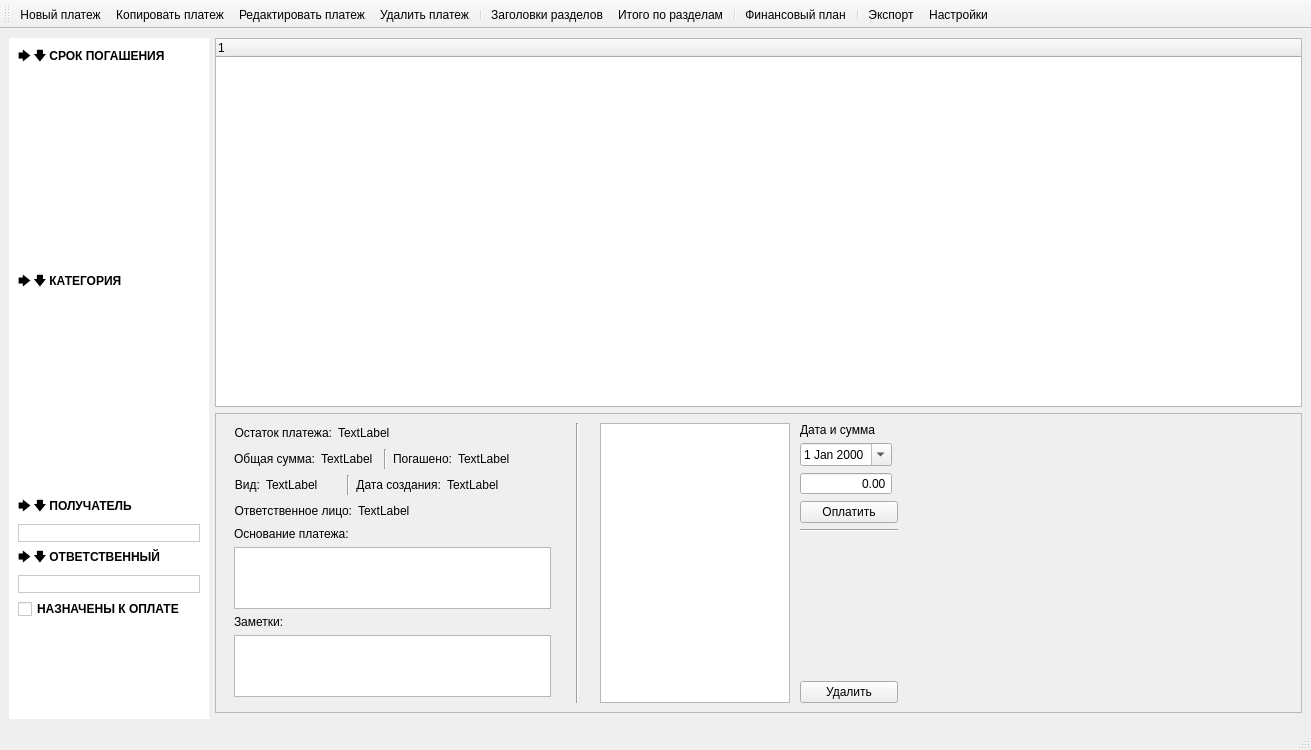
<?xml version="1.0" encoding="UTF-8"?>
<ui version="4.0">
 <class>MainWindow</class>
 <widget class="QMainWindow" name="MainWindow">
  <property name="geometry">
   <rect>
    <x>0</x>
    <y>0</y>
    <width>1311</width>
    <height>750</height>
   </rect>
  </property>
  <property name="minimumSize">
   <size>
    <width>1300</width>
    <height>750</height>
   </size>
  </property>
  <property name="windowTitle">
   <string>Платежный календарь</string>
  </property>
  <widget class="QWidget" name="centralwidget">
   <layout class="QGridLayout" name="gridLayout">
    <item row="0" column="1">
     <widget class="EventWidget" name="trw_event"/>
    </item>
    <item row="0" column="0" rowspan="3">
     <widget class="QWidget" name="wdg_eventfilter" native="true">
      <property name="minimumSize">
       <size>
        <width>200</width>
        <height>0</height>
       </size>
      </property>
      <property name="maximumSize">
       <size>
        <width>200</width>
        <height>16777215</height>
       </size>
      </property>
      <property name="styleSheet">
       <string notr="true">background-color:white;</string>
      </property>
      <layout class="QGridLayout" name="gridLayout_2">
       <property name="leftMargin">
        <number>0</number>
       </property>
       <property name="topMargin">
        <number>0</number>
       </property>
       <property name="rightMargin">
        <number>0</number>
       </property>
       <property name="bottomMargin">
        <number>0</number>
       </property>
       <item row="0" column="0">
        <widget class="QScrollArea" name="scrollArea">
         <property name="styleSheet">
          <string notr="true">QPushButton {
    border:none
}</string>
         </property>
         <property name="frameShape">
          <enum>QFrame::Shape::NoFrame</enum>
         </property>
         <property name="lineWidth">
          <number>1</number>
         </property>
         <property name="widgetResizable">
          <bool>true</bool>
         </property>
         <widget class="QWidget" name="scrollAreaWidgetContents">
          <property name="geometry">
           <rect>
            <x>0</x>
            <y>0</y>
            <width>200</width>
            <height>677</height>
           </rect>
          </property>
          <layout class="QGridLayout" name="gridLayout_3">
           <item row="9" column="0" colspan="2">
            <widget class="QLineEdit" name="le_responsiblefilter">
             <property name="styleSheet">
              <string notr="true">border: 1px solid #cbcbcb</string>
             </property>
             <property name="clearButtonEnabled">
              <bool>true</bool>
             </property>
            </widget>
           </item>
           <item row="8" column="0" colspan="2">
            <widget class="SwitchPushButton" name="spb_responsible">
             <property name="font">
              <font>
               <bold>true</bold>
              </font>
             </property>
             <property name="styleSheet">
              <string notr="true">border-width: 0px; text-align: left;</string>
             </property>
             <property name="text">
              <string>🡆 🡇 ОТВЕТСТВЕННЫЙ</string>
             </property>
            </widget>
           </item>
           <item row="6" column="0" colspan="2">
            <widget class="SwitchPushButton" name="spb_receiver">
             <property name="font">
              <font>
               <bold>true</bold>
              </font>
             </property>
             <property name="styleSheet">
              <string notr="true">border-width: 0px; text-align: left;</string>
             </property>
             <property name="text">
              <string>🡆 🡇 ПОЛУЧАТЕЛЬ</string>
             </property>
            </widget>
           </item>
           <item row="5" column="0" colspan="2">
            <widget class="CategoryFilterListWidget" name="lw_category">
             <property name="sizePolicy">
              <sizepolicy hsizetype="Preferred" vsizetype="Preferred">
               <horstretch>0</horstretch>
               <verstretch>0</verstretch>
              </sizepolicy>
             </property>
             <property name="frameShape">
              <enum>QFrame::Shape::NoFrame</enum>
             </property>
             <property name="iconSize">
              <size>
               <width>17</width>
               <height>17</height>
              </size>
             </property>
            </widget>
           </item>
           <item row="11" column="0" colspan="2">
            <spacer name="verticalSpacer">
             <property name="orientation">
              <enum>Qt::Orientation::Vertical</enum>
             </property>
             <property name="sizeType">
              <enum>QSizePolicy::Policy::Expanding</enum>
             </property>
             <property name="sizeHint" stdset="0">
              <size>
               <width>20</width>
               <height>40</height>
              </size>
             </property>
            </spacer>
           </item>
           <item row="2" column="0" colspan="2">
            <widget class="TermFilterListWidget" name="lw_term">
             <property name="sizePolicy">
              <sizepolicy hsizetype="Preferred" vsizetype="Preferred">
               <horstretch>0</horstretch>
               <verstretch>0</verstretch>
              </sizepolicy>
             </property>
             <property name="frameShape">
              <enum>QFrame::Shape::NoFrame</enum>
             </property>
             <property name="iconSize">
              <size>
               <width>17</width>
               <height>17</height>
              </size>
             </property>
            </widget>
           </item>
           <item row="1" column="0" colspan="2">
            <widget class="SwitchPushButton" name="spb_term">
             <property name="font">
              <font>
               <bold>true</bold>
              </font>
             </property>
             <property name="styleSheet">
              <string notr="true">border-width: 0px; text-align: left;</string>
             </property>
             <property name="text">
              <string>🡆 🡇 СРОК ПОГАШЕНИЯ</string>
             </property>
            </widget>
           </item>
           <item row="7" column="0" colspan="2">
            <widget class="QLineEdit" name="le_receiverfilter">
             <property name="styleSheet">
              <string notr="true">border: 1px solid #cbcbcb</string>
             </property>
             <property name="clearButtonEnabled">
              <bool>true</bool>
             </property>
            </widget>
           </item>
           <item row="3" column="0" colspan="2">
            <widget class="SwitchPushButton" name="spb_category">
             <property name="font">
              <font>
               <bold>true</bold>
              </font>
             </property>
             <property name="styleSheet">
              <string notr="true">border-width: 0px; text-align: left;</string>
             </property>
             <property name="text">
              <string>🡆 🡇 КАТЕГОРИЯ</string>
             </property>
            </widget>
           </item>
           <item row="10" column="0" colspan="2">
            <widget class="QCheckBox" name="chb_paytoday">
             <property name="font">
              <font>
               <bold>true</bold>
              </font>
             </property>
             <property name="text">
              <string>НАЗНАЧЕНЫ К ОПЛАТЕ</string>
             </property>
            </widget>
           </item>
          </layout>
         </widget>
        </widget>
       </item>
      </layout>
     </widget>
    </item>
    <item row="1" column="1">
     <widget class="QStackedWidget" name="stw_eventinfo">
      <property name="maximumSize">
       <size>
        <width>16777215</width>
        <height>300</height>
       </size>
      </property>
      <property name="frameShape">
       <enum>QFrame::Shape::StyledPanel</enum>
      </property>
      <property name="currentIndex">
       <number>0</number>
      </property>
      <widget class="QWidget" name="descr">
       <layout class="QGridLayout" name="gridLayout_4">
        <property name="bottomMargin">
         <number>9</number>
        </property>
        <item row="1" column="9" rowspan="2">
         <widget class="QWidget" name="wdg_graph" native="true">
          <property name="minimumSize">
           <size>
            <width>350</width>
            <height>0</height>
           </size>
          </property>
          <property name="maximumSize">
           <size>
            <width>350</width>
            <height>16777215</height>
           </size>
          </property>
          <layout class="QGridLayout" name="gridLayout_7">
           <property name="leftMargin">
            <number>0</number>
           </property>
           <property name="topMargin">
            <number>0</number>
           </property>
           <property name="rightMargin">
            <number>8</number>
           </property>
           <property name="bottomMargin">
            <number>0</number>
           </property>
           <property name="spacing">
            <number>0</number>
           </property>
          </layout>
         </widget>
        </item>
        <item row="1" column="10">
         <spacer name="horizontalSpacer_2">
          <property name="orientation">
           <enum>Qt::Orientation::Horizontal</enum>
          </property>
          <property name="sizeHint" stdset="0">
           <size>
            <width>20</width>
            <height>20</height>
           </size>
          </property>
         </spacer>
        </item>
        <item row="1" column="1">
         <spacer name="horizontalSpacer_4">
          <property name="orientation">
           <enum>Qt::Orientation::Horizontal</enum>
          </property>
          <property name="sizeType">
           <enum>QSizePolicy::Policy::Fixed</enum>
          </property>
          <property name="sizeHint" stdset="0">
           <size>
            <width>15</width>
            <height>20</height>
           </size>
          </property>
         </spacer>
        </item>
        <item row="1" column="7" rowspan="2">
         <layout class="QGridLayout" name="gridLayout_5">
          <property name="leftMargin">
           <number>4</number>
          </property>
          <property name="verticalSpacing">
           <number>6</number>
          </property>
          <item row="6" column="0">
           <spacer name="verticalSpacer_3">
            <property name="orientation">
             <enum>Qt::Orientation::Vertical</enum>
            </property>
            <property name="sizeHint" stdset="0">
             <size>
              <width>20</width>
              <height>40</height>
             </size>
            </property>
           </spacer>
          </item>
          <item row="8" column="0" colspan="2">
           <widget class="QPushButton" name="pb_deletepayment">
            <property name="text">
             <string>Удалить</string>
            </property>
           </widget>
          </item>
          <item row="2" column="0">
           <widget class="QDoubleSpinBox" name="dsb_paymentsum">
            <property name="alignment">
             <set>Qt::AlignmentFlag::AlignRight|Qt::AlignmentFlag::AlignTrailing|Qt::AlignmentFlag::AlignVCenter</set>
            </property>
            <property name="buttonSymbols">
             <enum>QAbstractSpinBox::ButtonSymbols::NoButtons</enum>
            </property>
            <property name="maximum">
             <double>9999999999.000000000000000</double>
            </property>
           </widget>
          </item>
          <item row="3" column="0" colspan="2">
           <widget class="QPushButton" name="pb_addpayment">
            <property name="text">
             <string>Оплатить</string>
            </property>
           </widget>
          </item>
          <item row="5" column="0" colspan="2">
           <widget class="Line" name="line">
            <property name="orientation">
             <enum>Qt::Orientation::Horizontal</enum>
            </property>
           </widget>
          </item>
          <item row="1" column="0">
           <widget class="QDateEdit" name="de_paymentdate">
            <property name="minimumSize">
             <size>
              <width>84</width>
              <height>0</height>
             </size>
            </property>
            <property name="calendarPopup">
             <bool>true</bool>
            </property>
           </widget>
          </item>
          <item row="0" column="0">
           <widget class="QLabel" name="label_2">
            <property name="text">
             <string>Дата и сумма</string>
            </property>
            <property name="alignment">
             <set>Qt::AlignmentFlag::AlignLeading|Qt::AlignmentFlag::AlignLeft|Qt::AlignmentFlag::AlignVCenter</set>
            </property>
           </widget>
          </item>
         </layout>
        </item>
        <item row="1" column="3" rowspan="2">
         <widget class="Line" name="line_2">
          <property name="orientation">
           <enum>Qt::Orientation::Vertical</enum>
          </property>
         </widget>
        </item>
        <item row="1" column="8">
         <spacer name="horizontalSpacer_3">
          <property name="orientation">
           <enum>Qt::Orientation::Horizontal</enum>
          </property>
          <property name="sizeType">
           <enum>QSizePolicy::Policy::Fixed</enum>
          </property>
          <property name="sizeHint" stdset="0">
           <size>
            <width>20</width>
            <height>20</height>
           </size>
          </property>
         </spacer>
        </item>
        <item row="2" column="0">
         <spacer name="verticalSpacer_2">
          <property name="orientation">
           <enum>Qt::Orientation::Vertical</enum>
          </property>
          <property name="sizeHint" stdset="0">
           <size>
            <width>20</width>
            <height>40</height>
           </size>
          </property>
         </spacer>
        </item>
        <item row="1" column="4">
         <spacer name="horizontalSpacer_5">
          <property name="orientation">
           <enum>Qt::Orientation::Horizontal</enum>
          </property>
          <property name="sizeType">
           <enum>QSizePolicy::Policy::Fixed</enum>
          </property>
          <property name="sizeHint" stdset="0">
           <size>
            <width>15</width>
            <height>20</height>
           </size>
          </property>
         </spacer>
        </item>
        <item row="1" column="5" rowspan="2">
         <widget class="PaymentHistoryTableView" name="tv_payment">
          <property name="minimumSize">
           <size>
            <width>190</width>
            <height>0</height>
           </size>
          </property>
          <property name="maximumSize">
           <size>
            <width>190</width>
            <height>16777215</height>
           </size>
          </property>
          <attribute name="horizontalHeaderStretchLastSection">
           <bool>true</bool>
          </attribute>
         </widget>
        </item>
        <item row="1" column="0">
         <widget class="QWidget" name="wdg_eventinfo" native="true">
          <property name="minimumSize">
           <size>
            <width>330</width>
            <height>0</height>
           </size>
          </property>
          <property name="maximumSize">
           <size>
            <width>330</width>
            <height>16777215</height>
           </size>
          </property>
          <layout class="QGridLayout" name="gridLayout_6">
           <property name="topMargin">
            <number>0</number>
           </property>
           <property name="rightMargin">
            <number>4</number>
           </property>
           <property name="bottomMargin">
            <number>0</number>
           </property>
           <item row="9" column="0" colspan="4">
            <widget class="AutoResizingTextEdit" name="te_descr">
             <property name="readOnly">
              <bool>true</bool>
             </property>
            </widget>
           </item>
           <item row="0" column="0" colspan="4">
            <layout class="QHBoxLayout" name="horizontalLayout">
             <item>
              <widget class="QLabel" name="tla_remainsum">
               <property name="text">
                <string>Остаток платежа:</string>
               </property>
               <property name="alignment">
                <set>Qt::AlignmentFlag::AlignRight|Qt::AlignmentFlag::AlignTrailing|Qt::AlignmentFlag::AlignVCenter</set>
               </property>
              </widget>
             </item>
             <item>
              <widget class="QLabel" name="la_remainsum">
               <property name="text">
                <string>TextLabel</string>
               </property>
              </widget>
             </item>
             <item>
              <spacer name="horizontalSpacer_6">
               <property name="orientation">
                <enum>Qt::Orientation::Horizontal</enum>
               </property>
               <property name="sizeHint" stdset="0">
                <size>
                 <width>0</width>
                 <height>20</height>
                </size>
               </property>
              </spacer>
             </item>
            </layout>
           </item>
           <item row="2" column="0" colspan="4">
            <layout class="QHBoxLayout" name="horizontalLayout_2">
             <item>
              <widget class="QLabel" name="tla_totalsum">
               <property name="text">
                <string>Общая сумма:</string>
               </property>
               <property name="alignment">
                <set>Qt::AlignmentFlag::AlignRight|Qt::AlignmentFlag::AlignTrailing|Qt::AlignmentFlag::AlignVCenter</set>
               </property>
              </widget>
             </item>
             <item>
              <widget class="QLabel" name="la_totalsum">
               <property name="text">
                <string>TextLabel</string>
               </property>
              </widget>
             </item>
             <item>
              <spacer name="hs_totalsum">
               <property name="orientation">
                <enum>Qt::Orientation::Horizontal</enum>
               </property>
               <property name="sizeType">
                <enum>QSizePolicy::Policy::Fixed</enum>
               </property>
               <property name="sizeHint" stdset="0">
                <size>
                 <width>5</width>
                 <height>20</height>
                </size>
               </property>
              </spacer>
             </item>
             <item>
              <widget class="Line" name="ln_totalsum">
               <property name="orientation">
                <enum>Qt::Orientation::Vertical</enum>
               </property>
              </widget>
             </item>
             <item>
              <widget class="QLabel" name="tla_percentage">
               <property name="text">
                <string>Погашено:</string>
               </property>
               <property name="alignment">
                <set>Qt::AlignmentFlag::AlignRight|Qt::AlignmentFlag::AlignTrailing|Qt::AlignmentFlag::AlignVCenter</set>
               </property>
              </widget>
             </item>
             <item>
              <widget class="QLabel" name="la_percentage">
               <property name="text">
                <string>TextLabel</string>
               </property>
              </widget>
             </item>
             <item>
              <spacer name="horizontalSpacer_7">
               <property name="orientation">
                <enum>Qt::Orientation::Horizontal</enum>
               </property>
               <property name="sizeHint" stdset="0">
                <size>
                 <width>0</width>
                 <height>20</height>
                </size>
               </property>
              </spacer>
             </item>
            </layout>
           </item>
           <item row="3" column="0" colspan="4">
            <layout class="QHBoxLayout" name="horizontalLayout_3">
             <item>
              <widget class="QLabel" name="tla_paymenttype">
               <property name="text">
                <string>Вид:</string>
               </property>
               <property name="alignment">
                <set>Qt::AlignmentFlag::AlignRight|Qt::AlignmentFlag::AlignTrailing|Qt::AlignmentFlag::AlignVCenter</set>
               </property>
              </widget>
             </item>
             <item>
              <widget class="QLabel" name="la_paymenttype">
               <property name="minimumSize">
                <size>
                 <width>65</width>
                 <height>0</height>
                </size>
               </property>
               <property name="text">
                <string>TextLabel</string>
               </property>
              </widget>
             </item>
             <item>
              <spacer name="hs_paymenttype">
               <property name="orientation">
                <enum>Qt::Orientation::Horizontal</enum>
               </property>
               <property name="sizeType">
                <enum>QSizePolicy::Policy::Fixed</enum>
               </property>
               <property name="sizeHint" stdset="0">
                <size>
                 <width>10</width>
                 <height>20</height>
                </size>
               </property>
              </spacer>
             </item>
             <item>
              <widget class="Line" name="ln_paymenttype">
               <property name="orientation">
                <enum>Qt::Orientation::Vertical</enum>
               </property>
              </widget>
             </item>
             <item>
              <widget class="QLabel" name="tla_createdate">
               <property name="text">
                <string>Дата создания:</string>
               </property>
               <property name="alignment">
                <set>Qt::AlignmentFlag::AlignRight|Qt::AlignmentFlag::AlignTrailing|Qt::AlignmentFlag::AlignVCenter</set>
               </property>
              </widget>
             </item>
             <item>
              <widget class="QLabel" name="la_createdate">
               <property name="text">
                <string>TextLabel</string>
               </property>
              </widget>
             </item>
             <item>
              <spacer name="horizontalSpacer">
               <property name="orientation">
                <enum>Qt::Orientation::Horizontal</enum>
               </property>
               <property name="sizeHint" stdset="0">
                <size>
                 <width>0</width>
                 <height>20</height>
                </size>
               </property>
              </spacer>
             </item>
            </layout>
           </item>
           <item row="4" column="0" colspan="4">
            <layout class="QHBoxLayout" name="horizontalLayout_4">
             <item>
              <widget class="QLabel" name="tla_responsible">
               <property name="text">
                <string>Ответственное лицо:</string>
               </property>
               <property name="alignment">
                <set>Qt::AlignmentFlag::AlignRight|Qt::AlignmentFlag::AlignTrailing|Qt::AlignmentFlag::AlignVCenter</set>
               </property>
              </widget>
             </item>
             <item>
              <widget class="QLabel" name="la_responsible">
               <property name="text">
                <string>TextLabel</string>
               </property>
              </widget>
             </item>
             <item>
              <spacer name="horizontalSpacer_10">
               <property name="orientation">
                <enum>Qt::Orientation::Horizontal</enum>
               </property>
               <property name="sizeHint" stdset="0">
                <size>
                 <width>0</width>
                 <height>20</height>
                </size>
               </property>
              </spacer>
             </item>
            </layout>
           </item>
           <item row="11" column="0" colspan="4">
            <widget class="QPlainTextEdit" name="te_notes"/>
           </item>
           <item row="8" column="0" colspan="4">
            <widget class="QLabel" name="tla_descr">
             <property name="text">
              <string>Основание платежа:</string>
             </property>
             <property name="alignment">
              <set>Qt::AlignmentFlag::AlignLeading|Qt::AlignmentFlag::AlignLeft|Qt::AlignmentFlag::AlignVCenter</set>
             </property>
            </widget>
           </item>
           <item row="10" column="0" colspan="4">
            <widget class="QLabel" name="label">
             <property name="text">
              <string>Заметки:</string>
             </property>
            </widget>
           </item>
          </layout>
         </widget>
        </item>
       </layout>
      </widget>
      <widget class="QWidget" name="empty"/>
     </widget>
    </item>
   </layout>
  </widget>
  <widget class="QStatusBar" name="statusbar"/>
  <widget class="QToolBar" name="tlbr">
   <property name="windowTitle">
    <string>toolBar</string>
   </property>
   <attribute name="toolBarArea">
    <enum>TopToolBarArea</enum>
   </attribute>
   <attribute name="toolBarBreak">
    <bool>false</bool>
   </attribute>
   <addaction name="act_new"/>
   <addaction name="act_copy"/>
   <addaction name="act_edit"/>
   <addaction name="act_delete"/>
   <addaction name="separator"/>
   <addaction name="act_toggleheaders"/>
   <addaction name="act_togglefooters"/>
   <addaction name="separator"/>
   <addaction name="act_finplan"/>
   <addaction name="separator"/>
   <addaction name="act_export"/>
   <addaction name="act_settings"/>
  </widget>
  <action name="act_settings">
   <property name="icon">
    <iconset resource="../../resources.qrc">
     <normaloff>:/icon-toolbar/designer/icons/settings.svg</normaloff>:/icon-toolbar/designer/icons/settings.svg</iconset>
   </property>
   <property name="text">
    <string>Настройки</string>
   </property>
   <property name="iconText">
    <string>Настройки</string>
   </property>
   <property name="toolTip">
    <string>Вызывает меню настроек</string>
   </property>
   <property name="menuRole">
    <enum>QAction::MenuRole::NoRole</enum>
   </property>
  </action>
  <action name="act_toggleheaders">
   <property name="checkable">
    <bool>true</bool>
   </property>
   <property name="icon">
    <iconset resource="../../resources.qrc">
     <normaloff>:/icon-toolbar/designer/icons/itemtop.svg</normaloff>:/icon-toolbar/designer/icons/itemtop.svg</iconset>
   </property>
   <property name="text">
    <string>Заголовки разделов</string>
   </property>
   <property name="menuRole">
    <enum>QAction::MenuRole::NoRole</enum>
   </property>
  </action>
  <action name="act_togglefooters">
   <property name="checkable">
    <bool>true</bool>
   </property>
   <property name="icon">
    <iconset resource="../../resources.qrc">
     <normaloff>:/icon-toolbar/designer/icons/itembottom.svg</normaloff>:/icon-toolbar/designer/icons/itembottom.svg</iconset>
   </property>
   <property name="text">
    <string>Итого по разделам</string>
   </property>
   <property name="toolTip">
    <string>Итого по разделам</string>
   </property>
   <property name="menuRole">
    <enum>QAction::MenuRole::NoRole</enum>
   </property>
  </action>
  <action name="act_new">
   <property name="icon">
    <iconset resource="../../resources.qrc">
     <normaloff>:/icon-toolbar/designer/icons/new.svg</normaloff>:/icon-toolbar/designer/icons/new.svg</iconset>
   </property>
   <property name="text">
    <string>Новый платеж</string>
   </property>
   <property name="menuRole">
    <enum>QAction::MenuRole::NoRole</enum>
   </property>
  </action>
  <action name="act_edit">
   <property name="icon">
    <iconset resource="../../resources.qrc">
     <normaloff>:/icon-toolbar/designer/icons/edit.svg</normaloff>:/icon-toolbar/designer/icons/edit.svg</iconset>
   </property>
   <property name="text">
    <string>Редактировать платеж</string>
   </property>
   <property name="menuRole">
    <enum>QAction::MenuRole::NoRole</enum>
   </property>
  </action>
  <action name="act_delete">
   <property name="icon">
    <iconset resource="../../resources.qrc">
     <normaloff>:/icon-toolbar/designer/icons/delete.svg</normaloff>:/icon-toolbar/designer/icons/delete.svg</iconset>
   </property>
   <property name="text">
    <string>Удалить платеж</string>
   </property>
   <property name="menuRole">
    <enum>QAction::MenuRole::NoRole</enum>
   </property>
  </action>
  <action name="act_copy">
   <property name="icon">
    <iconset resource="../../resources.qrc">
     <normaloff>:/icon-toolbar/designer/icons/copy.svg</normaloff>:/icon-toolbar/designer/icons/copy.svg</iconset>
   </property>
   <property name="text">
    <string>Копировать платеж</string>
   </property>
   <property name="menuRole">
    <enum>QAction::MenuRole::NoRole</enum>
   </property>
  </action>
  <action name="act_export">
   <property name="icon">
    <iconset resource="../../resources.qrc">
     <normaloff>:/icon-toolbar/designer/icons/export.svg</normaloff>:/icon-toolbar/designer/icons/export.svg</iconset>
   </property>
   <property name="text">
    <string>Экспорт</string>
   </property>
   <property name="menuRole">
    <enum>QAction::MenuRole::NoRole</enum>
   </property>
  </action>
  <action name="act_finplan">
   <property name="icon">
    <iconset resource="../../resources.qrc">
     <normaloff>:/icon-toolbar/designer/icons/financing.svg</normaloff>:/icon-toolbar/designer/icons/financing.svg</iconset>
   </property>
   <property name="text">
    <string>Финансовый план</string>
   </property>
   <property name="menuRole">
    <enum>QAction::MenuRole::NoRole</enum>
   </property>
  </action>
 </widget>
 <customwidgets>
  <customwidget>
   <class>EventWidget</class>
   <extends>QTreeWidget</extends>
   <header>gui/eventwidget.h</header>
  </customwidget>
  <customwidget>
   <class>SwitchPushButton</class>
   <extends>QPushButton</extends>
   <header>gui/commonwidgets/switchpushbutton.h</header>
  </customwidget>
  <customwidget>
   <class>TermFilterListWidget</class>
   <extends>QListWidget</extends>
   <header>gui/filterlistwidget.h</header>
  </customwidget>
  <customwidget>
   <class>CategoryFilterListWidget</class>
   <extends>QListWidget</extends>
   <header>gui/filterlistwidget.h</header>
  </customwidget>
  <customwidget>
   <class>AutoResizingTextEdit</class>
   <extends>QPlainTextEdit</extends>
   <header>gui/commonwidgets/autoresizetextedit.h</header>
  </customwidget>
  <customwidget>
   <class>PaymentHistoryTableView</class>
   <extends>QTableView</extends>
   <header>gui/paymenthistorywidget.h</header>
  </customwidget>
 </customwidgets>
 <resources>
  <include location="../../resources.qrc"/>
 </resources>
 <connections/>
</ui>
